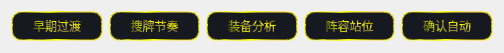
<?xml version="1.0" encoding="UTF-8"?>
<ui version="4.0">
 <class>strategyForm</class>
 <widget class="QWidget" name="strategyForm">
  <property name="geometry">
   <rect>
    <x>0</x>
    <y>0</y>
    <width>504</width>
    <height>53</height>
   </rect>
  </property>
  <property name="minimumSize">
   <size>
    <width>1</width>
    <height>1</height>
   </size>
  </property>
  <property name="windowTitle">
   <string>Form</string>
  </property>
  <property name="styleSheet">
   <string notr="true">QPushButton{
	color: qconicalgradient(cx:0, cy:0, angle:135, stop:0 rgba(255, 255, 0, 69), stop:0.375 rgba(255, 255, 0, 69), stop:0.423533 rgba(251, 255, 0, 145), stop:0.45 rgba(247, 255, 0, 208), stop:0.477581 rgba(255, 244, 71, 130), stop:0.518717 rgba(255, 218, 71, 130), stop:0.55 rgba(255, 255, 0, 255), stop:0.57754 rgba(255, 203, 0, 130), stop:0.625 rgba(255, 255, 0, 69), stop:1 rgba(255, 255, 0, 69));
	border: 2px solid qconicalgradient(cx:0, cy:0, angle:135, stop:0 rgba(255, 255, 0, 69), stop:0.375 rgba(255, 255, 0, 69), stop:0.423533 rgba(251, 255, 0, 145), stop:0.45 rgba(247, 255, 0, 208), stop:0.477581 rgba(255, 244, 71, 130), stop:0.518717 rgba(255, 218, 71, 130), stop:0.55 rgba(255, 255, 0, 255), stop:0.57754 rgba(255, 203, 0, 130), stop:0.625 rgba(255, 255, 0, 69), stop:1 rgba(255, 255, 0, 69));   
	background-color: rgb(22,26,32);
	ridge:ridge;
	padding: 4px;
	border-radius:10px;
	
	font: 75 14pt &quot;微软雅黑&quot;;
}
QPushButton:hover {
	color: rgb(255, 255, 255);
	border: 2px solid qradialgradient(spread:pad, cx:0.5, cy:0.5, radius:0.5, fx:0.5, fy:0.5, stop:0 rgba(0, 0, 0, 255), stop:0.19397 rgba(0, 0, 0, 255), stop:0.202312 rgba(122, 97, 0, 255), stop:0.495514 rgba(76, 58, 0, 255), stop:0.504819 rgba(255, 255, 255, 255), stop:0.79 rgba(255, 255, 255, 255), stop:1 rgba(255, 158, 158, 255));   
}




 

</string>
  </property>
  <layout class="QHBoxLayout" name="horizontalLayout">
   <item>
    <widget class="QPushButton" name="bt_zqgd">
     <property name="text">
      <string>早期过渡</string>
     </property>
    </widget>
   </item>
   <item>
    <widget class="QPushButton" name="bt_spjz">
     <property name="text">
      <string>搜牌节奏</string>
     </property>
    </widget>
   </item>
   <item>
    <widget class="QPushButton" name="bt_zbfx">
     <property name="text">
      <string>装备分析</string>
     </property>
    </widget>
   </item>
   <item>
    <widget class="QPushButton" name="bt_zrzw">
     <property name="text">
      <string>阵容站位</string>
     </property>
    </widget>
   </item>
   <item>
    <widget class="QPushButton" name="bt_qrzd">
     <property name="text">
      <string>确认自动</string>
     </property>
    </widget>
   </item>
  </layout>
 </widget>
 <resources/>
 <connections/>
</ui>
